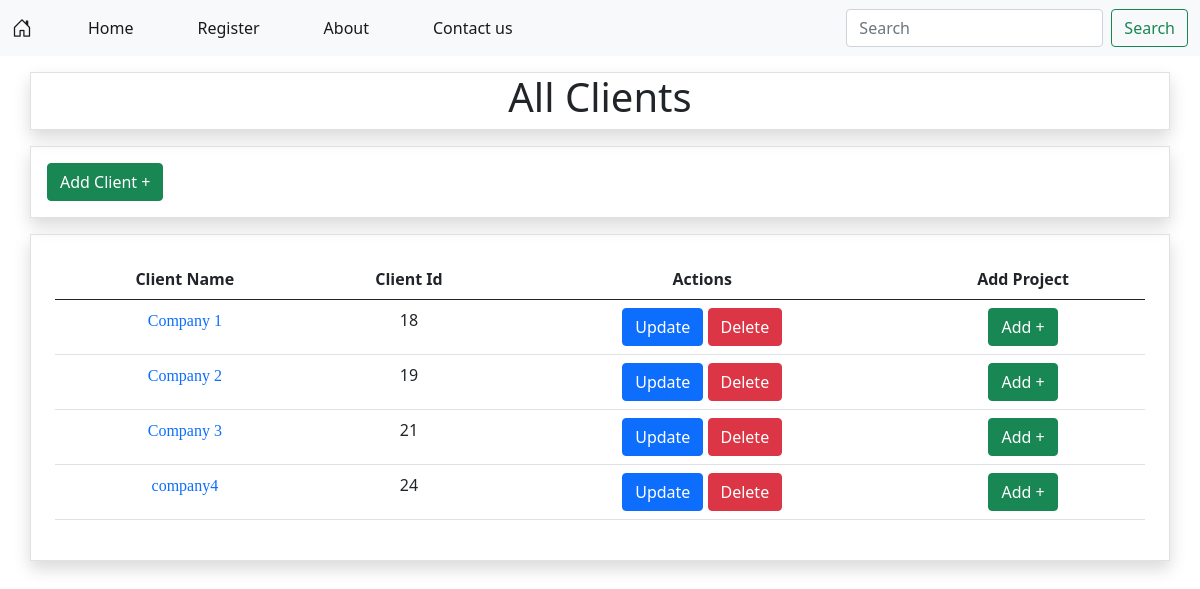
Page /all_clients/ on the committed database.
### Nimap_app/models.py (models this page shows)
class ClientModel(models.Model):
    client_name = models.CharField(max_length=100,unique=True)
    created_at = models.CharField(max_length=100,blank=True)
    created_by = models.CharField(max_length=100,blank=True)
    updated_by = models.CharField(max_length=100,blank=True)
    updated_at = models.CharField(max_length=100,blank=True)
    def __str__(self):
        return self.client_name

### Nimap_app/views.py (the view, shortened to what this page needs)
# urls.py: path('all_clients/',views.all_clients.as_view(),name='all_clients'),
class all_clients(View):
    def get(self,request):
        data = ClientModel.objects.all()
        print(data)
        print('data is above')
        return render(request,'all_clients.html',{'data':data})

### templates/all_clients.html (shortened to what this page needs)
{% extends 'base.html' %}
{% load static %}
{% block body %}
<div>
    <div class="container text-center border mt-3 shadow">
        <h1> All Clients</h1>
    </div>
    <div class="container border mt-3 shadow p-3">
        <a href="{% url 'add_client' %}" class="btn btn-success">Add Client +</a>
    </div>
    <div class="container text-center border mt-3 shadow mb-3 p-4">
        {% if data %}
        <table class="table">
            <thead>
              <tr>
                <th scope="col">Client Name</th>
                <th scope="col">Client Id</th>
                <th scope="col">Actions</th>
                <th scope="col">Add Project</th>
              </tr>
            </thead>
            <tbody>
                {% for d in data %}
              <tr>
                <td><a href="{% url 'client_details' d.id %}" class="text-decoration-none" style="font-family:cursive;">{{d.client_name}}</a></td>
                <td>{{d.id}}</td>
                <td>
                    <a href="{% url 'update_client' d.id %}" class="btn btn-primary">Update</a>
                    <a href="{% url 'delete' d.id %}" class="btn btn-danger">Delete</a>
                </td>
                <td>
                    <a href="{% url 'add_project' d.id %}" class="btn btn-success">Add +</a>
                </td>
              </tr>
              {% endfor %}
            </tbody>
          </table>
          {% else %}
          <h2>No Data Added Yet</h2>
        {% endif %}
    </div>
</div>
{% endblock body %}

### rows in the picture
ClientModel: client_name "Company 1", id "18"
ClientModel: client_name "Company 2", id "19"
ClientModel: client_name "Company 3", id "21"
ClientModel: client_name "company4", id "24"
